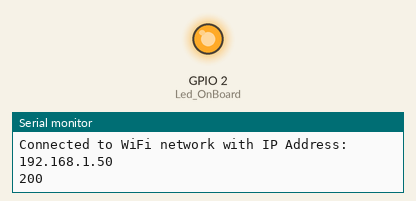
This sketch was run on a simulated ESP8266 (NodeMCU). On the bench: output pins drawn as LEDs (lit = HIGH), the last lines printed to the serial monitor. WiFi joins after 1.5 s; servers stay silent unless stated; uploads are accepted with an empty reply.

Above: at 8.3 s.
At 12.4 s:
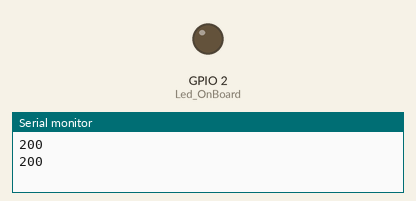
Timing chart, 0 to 13.7 s (numbered marks = the images above):
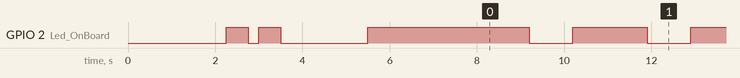

The sketch:

Json_generate.ino
```cpp
#include <ESP8266WiFi.h>
#include <ESP8266HTTPClient.h>
#include <WiFiClient.h>
#include <ArduinoJson.h>
//#include <SoftwareSerial.h>
#include <Wire.h>

int Led_OnBoard = 2;
// Wifi config

const char *ssid = "Azimi";             // Your wifi Name
const char *password = "alhamdulillah"; // Your wifi Password

const char *serverName = "https://apps.spairum.com/mesin/edit/COV0001PNK002";
void setup()
{
  // put your setup code here, to run once:
  delay(1000);
  pinMode(Led_OnBoard, OUTPUT);
  pinMode(0, INPUT); // LDR

  Serial.begin(115200);

  while (!Serial)
    continue;
  WiFi.mode(WIFI_OFF); //Prevents reconnection issue (taking too long to connect)
  delay(1000);
  WiFi.mode(WIFI_STA); //This line hides the viewing of ESP as wifi hotspot
  WiFi.begin(ssid, password);
  Serial.println("Connecting");

  while (WiFi.status() != WL_CONNECTED)
  {
    digitalWrite(Led_OnBoard, LOW);
    delay(250);
    Serial.print(".");
    digitalWrite(Led_OnBoard, HIGH);
    delay(500);
  }

  Serial.println("");
  Serial.print("Connected to WiFi network with IP Address: ");
  Serial.println(WiFi.localIP());
  digitalWrite(Led_OnBoard, LOW);
  delay(2000);
  digitalWrite(Led_OnBoard, HIGH);
  delay(2000);
}

void loop()
{
  // Allocate JsonBuffer

  //StaticJsonDocument<200> doc;
  DynamicJsonDocument doc(1024);

  // Start a new line
  Serial.println();
  // serializeJsonPretty(doc, input);
  // JsonObject obj = doc.as<JsonObject>();
  String air, ind, httpRequestData;
  air = 10000;
  ind = 1;
  httpRequestData = "isi=" + air + "&indikator=" + ind;

  HTTPClient http; //Declare object of class HTTPClient

  http.begin(serverName);                                              //Specify request destination
  http.addHeader("Content-Type", "application/x-www-form-urlencoded"); //Specify content-type header

  int httpCode = http.POST(httpRequestData); //Send the request
  String payload = http.getString();         //Get the response payload

  Serial.println(httpCode); //Print HTTP return code
  Serial.println(payload);  //Print request response payload

  http.end(); //Close connection
  delay(1500);
  digitalWrite(Led_OnBoard, LOW);
  delay(1000);
  digitalWrite(Led_OnBoard, HIGH);
}
```

Measured:
- by itself, GPIO 2 (Led_OnBoard): goes LOW 0.25 s, HIGH 0.50 s, LOW 2.0 s, HIGH 3.7 s, 44 × (LOW 1.0 s, HIGH 1.7 s), LOW 1.0 s, then HIGH
